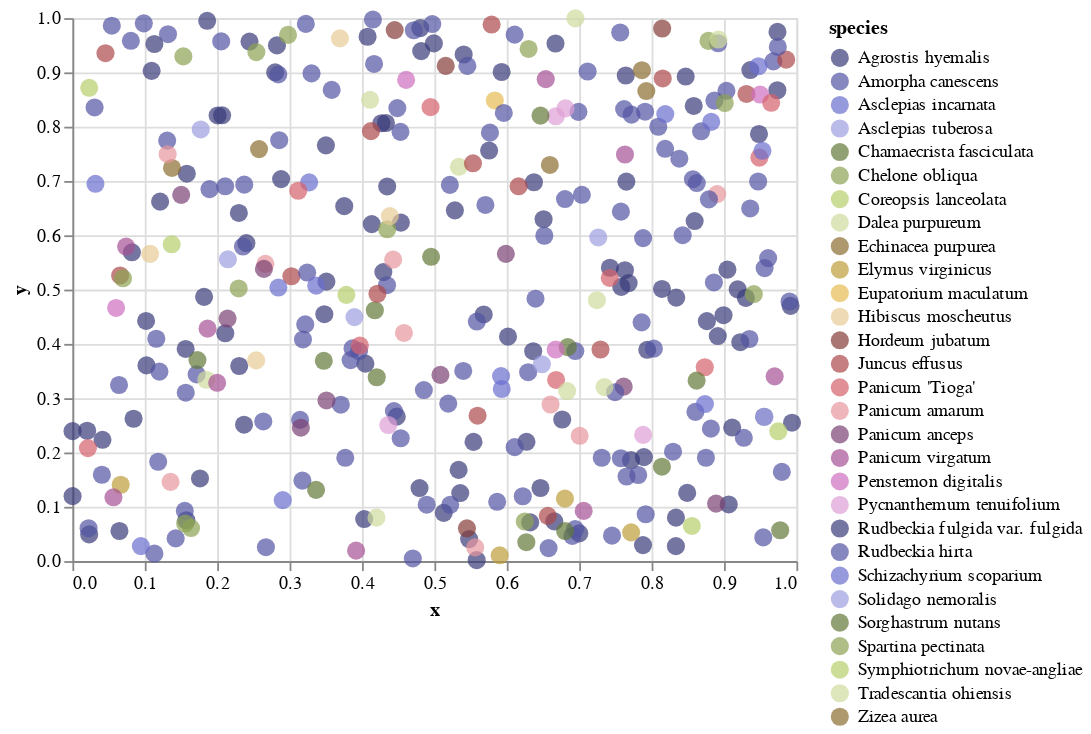

The cell this chart's notebook holds for it:
### Markdown cell above
### A note on plotting ~
I use `altair` (which is based on Vega/Vega-lite) because `streamlit` specifically supports it and I couldn't find support for `toyplot`. I think you could still use `toyplot` and deal with it as a .html file in `streamlit`. However, this would require your users to install `toyplot`, whereas they would not need to install `altair` because `streamlit` supports it natively. 

Additionally, `altair` is built for interactivity, which is very fun. Below I coded a chart that highlights all the dots of the same species when you click on it.

### Code cell
import altair as alt

#define datasource and interactive highlight function
source = metercalc

alt.Chart(source).mark_point(filled=True, size=100).encode(
    x='x',
    y='y',
    color=alt.Color('species:N', scale=alt.Scale(scheme='category20b')),
    tooltip=['species:N']
)

### Figure 1 — Vega-Lite specification as saved in the notebook (floating-point values rounded to 4 significant figures; data arrays with more than 128 entries replaced by an {"elided": "..."} marker saying what was removed)
{"config": {"view": {"continuousWidth": 400, "continuousHeight": 300}}, "data": {"name": "data-851873237ea9f1cec7583940aa7fe6c5"}, "mark": {"type": "point", "filled": true, "size": 100}, "encoding": {"color": {"type": "nominal", "field": "species", "scale": {"scheme": "category20b"}}, "tooltip": [{"type": "nominal", "field": "species"}], "x": {"type": "quantitative", "field": "x"}, "y": {"type": "quantitative", "field": "y"}}, "selection": {"selector001": {"type": "single", "on": "mouseover", "fields": ["species"], "nearest": true, "empty": "none"}}, "$schema": "https://vega.github.io/schema/vega-lite/v4.8.1.json", "datasets": {"data-851873237ea9f1cec7583940aa7fe6c5": {"elided": "356 records"}}}
